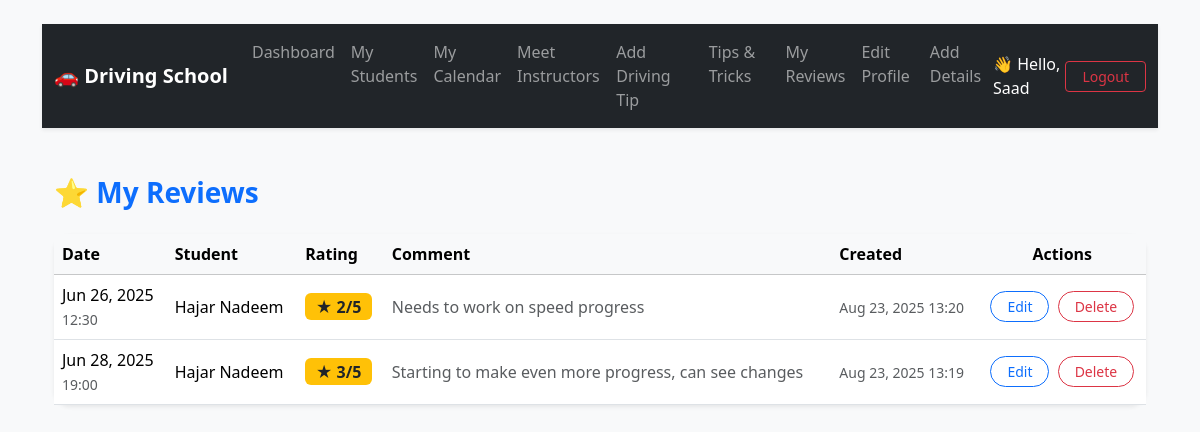
Screenshot of /dashboard/instructor/reviews/ (signed in) with the database file from the repository.
### accounts/models.py (models this page shows, shortened)
class CustomUser(AbstractUser):
    ROLE_CHOICES = [
        ('student', 'Student'),
        ('instructor', 'Instructor'),
        ('admin', 'Admin'),
    ]
    role = models.CharField(max_length=20, choices=ROLE_CHOICES)
    phone_number = models.CharField(max_length=20, blank=True, null=True)
    profile_picture = models.ImageField(upload_to="instructors/", blank=True, null=True)
    def get_full_name(self):
        return f"{self.first_name} {self.last_name}".strip()

### dashboard/models.py (models this page shows, shortened)
class Review(models.Model):
    booking = models.OneToOneField(
        'bookings.Booking',
        on_delete=models.CASCADE,
        related_name='review'
    )
    instructor = models.ForeignKey(
        settings.AUTH_USER_MODEL,
        on_delete=models.CASCADE,
        related_name='lesson_reviews'
    )
    rating = models.PositiveSmallIntegerField()
    comment = models.TextField(blank=True)
    created_at = models.DateTimeField(auto_now_add=True)

### bookings/models.py (models this page shows, shortened)
class Booking(models.Model):
    student = models.ForeignKey(CustomUser, on_delete=models.CASCADE, related_name='student_bookings')
    instructor = models.ForeignKey(CustomUser, on_delete=models.CASCADE, related_name='instructor_bookings')
    date = models.DateField()
    time = models.TimeField()
    status = models.CharField(max_length=20, choices=[
        ('booked', 'Booked'),
        ('completed', 'Completed'),
        ('cancelled', 'Cancelled'),
    ], default='booked')
    create_at = models.DateTimeField(auto_now_add=True)

### dashboard/views.py (the view)
# urls.py: path('instructor/reviews/', views.my_reviews, name='my_reviews'),
@login_required
def my_reviews(request):
    if request.user.role != 'instructor':
        return render(request, '403.html')
    reviews = (
        Review.objects
        .filter(instructor=request.user)
        .select_related('booking__student')
        .order_by('-created_at')
    )
    return render(request, 'dashboard/my_reviews.html', {'reviews': reviews})

### templates/dashboard/my_reviews.html (shortened to what this page needs)
{% extends "base.html" %}
{% block content %}
{% include 'dashboard/navbar.html' %}
<div class="container mt-5">
    <div class="d-flex justify-content-between align-items-center mb-4">
        <h3 class="fw-bold text-primary mb-0">⭐ My Reviews</h3>
    </div>
    <div class="card shadow-sm border-0 rounded-4">
        <div class="card-body p-0">
            <table class="table table-hover align-middle mb-0">
                <thead class="table-light">
                    <tr>
                        <th>Date</th>
                        <th>Student</th>
                        <th>Rating</th>
                        <th>Comment</th>
                        <th>Created</th>
                        <th class="text-center">Actions</th>
                    </tr>
                </thead>
                <tbody>
                    {% for review in reviews %}
                    <tr>
                        <td>{{ review.booking.date|date:"M d, Y" }} <br>
                            <small class="text-muted">{{ review.booking.time|time:"H:i" }}</small>
                        </td>
                        <td>{{ review.booking.student.get_full_name }}</td>
                        <td>
                            <span class="badge bg-warning text-dark fs-6">★ {{ review.rating }}/5</span>
                        </td>
                        <td class="text-muted">{{ review.comment|default:"—" }}</td>
                        <td>
                            <small class="text-muted">{{ review.created_at|date:"M d, Y H:i" }}</small>
                        </td>
                        <td class="text-center">
                            <a href="{% url 'edit_review' review.id %}"
                               class="btn btn-sm btn-outline-primary rounded-pill px-3 me-1">
                                Edit
                            </a>
                            <form method="post"
                                  action="{% url 'delete_review' review.id %}"
                                  class="d-inline">
                                <button class="btn btn-sm btn-outline-danger rounded-pill px-3"
                                        onclick="return confirm('Delete this Review?');">
                                    Delete
                                </button>
                            </form>
                        </td>
                    </tr>
                    {% empty %}
                    <tr>
                        <td colspan="6" class="text-center text-muted py-4">
                            No reviews yet.
                        </td>
                    </tr>
                    {% endfor %}
                </tbody>
            </table>
        </div>
    </div>
</div>
{% endblock %}

### templates/dashboard/navbar.html (shortened to what this page needs)
<nav class="navbar navbar-expand-lg navbar-dark bg-dark shadow-sm">
  <div class="container-fluid">
    <a class="navbar-brand fw-bold" href="#">
      🚗 Driving School
    </a>
    <div class="collapse navbar-collapse" id="navbarNav">
      <ul class="navbar-nav me-auto">
        {% if user.is_authenticated %}
          {% if user.role == 'student' %}
            <li class="nav-item"><a class="nav-link" href="{% url 'student_dashboard' %}">Dashboard</a></li>
            <li class="nav-item"><a class="nav-link" href="{% url 'book_lesson' %}">Book Lesson</a></li>
            <li class="nav-item"><a class="nav-link" href="{% url 'calendar_view' %}">My Calendar</a></li>
            <li class="nav-item"><a class="nav-link" href="{% url 'student_profile' %}">My Profile</a></li>
            <li class="nav-item"><a class="nav-link" href="{% url 'meet_instructors' %}">Meet Instructors</a></li>
            <li class="nav-item"><a class="nav-link" href="{% url 'list_tips' %}">Tips & Tricks</a></li>
            <li class="nav-item"><a class="nav-link" href="{% url 'student_reviews' %}">My Reviews</a></li>
          {% elif user.role == 'instructor' %}
            <li class="nav-item"><a class="nav-link" href="{% url 'instructor_dashboard' %}">Dashboard</a></li>
            <li class="nav-item"><a class="nav-link" href="{% url 'instructor_students_list' %}">My Students</a></li>
            <li class="nav-item"><a class="nav-link" href="{% url 'instructor_calendar' %}">My Calendar</a></li>
            <li class="nav-item"><a class="nav-link" href="{% url 'meet_instructors' %}">Meet Instructors</a></li>
            <li class="nav-item"><a class="nav-link" href="{% url 'add_tip' %}">Add Driving Tip</a></li>
            <li class="nav-item"><a class="nav-link" href="{% url 'list_tips' %}">Tips & Tricks</a></li>
            <li class="nav-item"><a class="nav-link" href="{% url 'my_reviews' %}">My Reviews</a></li>
            <li class="nav-item"><a class="nav-link" href="{% url 'edit_instructor_profile' %}">Edit Profile</a></li>
            <li class="nav-item"><a class="nav-link" href="{% url 'add_instructor_details' %}">Add Details</a></li>
          {% endif %}
        {% endif %}
      </ul>
      <br>
      <ul class="navbar-nav ms-auto align-items-center">
        {% if user.is_authenticated %}
          <li class="nav-item">
            <span class="navbar-text text-white me-3">
              👋 Hello, {{ user.first_name }}
            </span>
          </li>
          <li class="nav-item">
            <a class="btn btn-sm btn-outline-danger px-3" href="{% url 'logout' %}">
              Logout
            </a>
          </li>
        {% else %}
          <li class="nav-item"><a class="btn btn-sm btn-outline-light px-3" href="{% url 'login' %}">Login</a></li>
        {% endif %}
      </ul>
    </div>
  </div>
</nav>

### rows the page displays
CustomUser: first_name "Saad"
Review: booking "Jun 26, 2025", booking.time "12:30", booking.student.get_full_name "Hajar Nadeem", rating "2", comment "Needs to work on speed progress", created_at "Aug 23, 2025 13:20"
Review: booking "Jun 28, 2025", booking.time "19:00", booking.student.get_full_name "Hajar Nadeem", rating "3", comment "Starting to make even more progress, can see changes", created_at "Aug 23, 2025 13:19"
